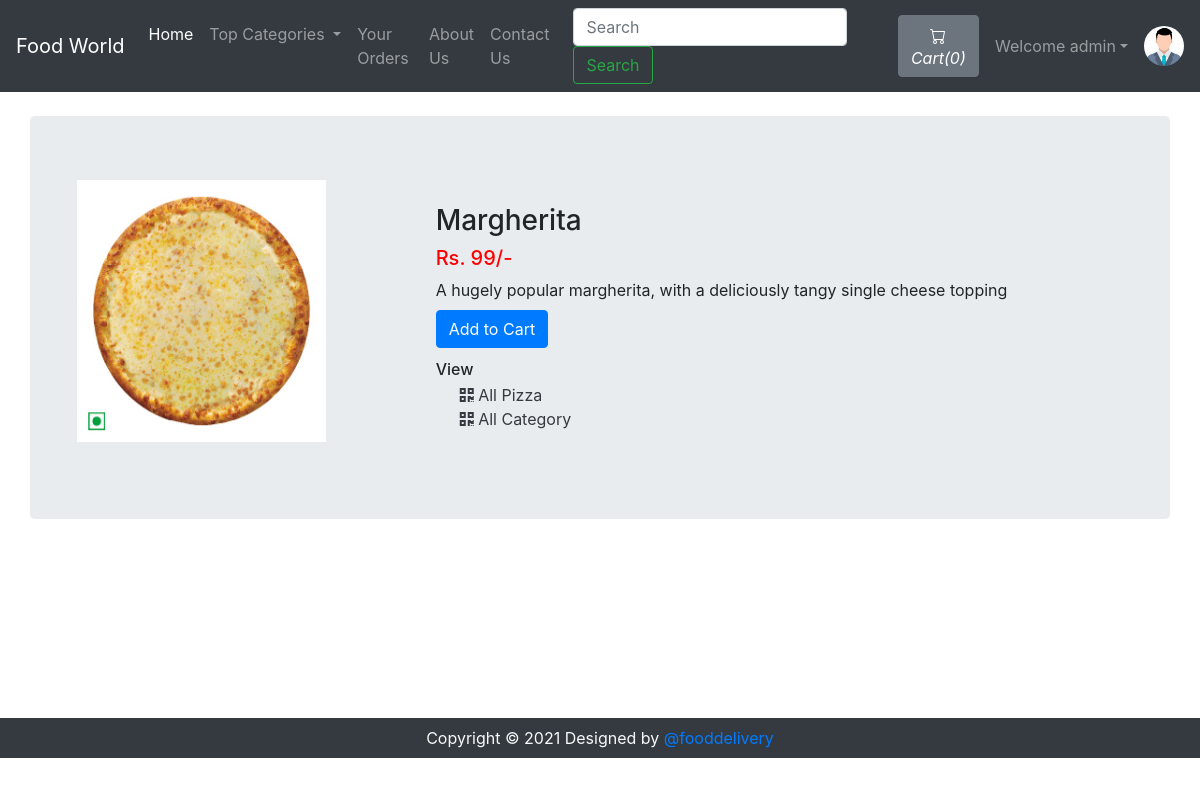
The app's page /viewPizza.php?pizzaid=1 (signed in) with its own data.
### tables this page shows
CREATE TABLE `sitedetail` (
  `tempId` int(11) NOT NULL,
  `systemName` varchar(21) NOT NULL,
  `email` varchar(35) NOT NULL,
  `contact1` bigint(21) NOT NULL,
  `contact2` bigint(21) DEFAULT NULL COMMENT 'Optional',
  `address` text NOT NULL,
  `dateTime` datetime NOT NULL DEFAULT current_timestamp()
);

CREATE TABLE `pizza` (
  `pizzaId` int(12) NOT NULL,
  `pizzaName` varchar(255) NOT NULL,
  `pizzaPrice` int(12) NOT NULL,
  `pizzaDesc` text NOT NULL,
  `pizzaCategorieId` int(12) NOT NULL,
  `pizzaPubDate` datetime NOT NULL DEFAULT current_timestamp()
);

### viewPizza.php (the view, shortened to what this page needs)
<!doctype html>
<html lang="en">
<head>
    <link rel="stylesheet" href="https://stackpath.bootstrapcdn.com/bootstrap/4.4.1/css/bootstrap.min.css">
    <link rel="stylesheet" href="https://use.fontawesome.com/releases/v5.8.2/css/all.css">
</head>
<body>
    <?php include 'partials/_dbconnect.php';?>
    <?php require 'partials/_nav.php' ?>
    <div class="container my-4" id="cont">
        <div class="row jumbotron">
        <?php
            $pizzaId = $_GET['pizzaid'];
            $sql = "SELECT * FROM `pizza` WHERE pizzaId = $pizzaId";
            $result = mysqli_query($conn, $sql);
            $row = mysqli_fetch_assoc($result);
            $pizzaName = $row['pizzaName'];
            $pizzaPrice = $row['pizzaPrice'];
            $pizzaDesc = $row['pizzaDesc'];
            $pizzaCategorieId = $row['pizzaCategorieId'];
        ?>
        <?php
        echo  '<div class="col-md-4">
                <img src="img/pizza-'.$pizzaId. '.jpg" width="249px" height="262px">
            </div>
            <div class="col-md-8 my-4">
                <h3>' . $pizzaName . '</h3>
                <h5 style="color: #ff0000">Rs. '.$pizzaPrice. '/-</h5>
                <p class="mb-0">' .$pizzaDesc .'</p>';
                if($loggedin){
                    $quaSql = "SELECT `itemQuantity` FROM `viewcart` WHERE pizzaId = '$pizzaId' AND `userId`='$userId'";
                    $quaresult = mysqli_query($conn, $quaSql);
                    $quaExistRows = mysqli_num_rows($quaresult);
                    if($quaExistRows == 0) {
                        echo '<form action="partials/_manageCart.php" method="POST">
                              <input type="hidden" name="itemId" value="'.$pizzaId. '">
                              <button type="submit" name="addToCart" class="btn btn-primary my-2">Add to Cart</button>';
                    }else {
                        echo '<a href="viewCart.php"><button class="btn btn-primary my-2">Go to Cart</button></a>';
                    }
                }
                else{
                    echo '<button class="btn btn-primary my-2" data-toggle="modal" data-target="#loginModal">Add to Cart</button>';
                }
                echo '</form>
                <h6 class="my-1"> View </h6>
                <div class="mx-4">
                    <a href="viewPizzaList.php?catid=' . $pizzaCategorieId . '" class="active text-dark">
                    <i class="fas fa-qrcode"></i>
                        <span>All Pizza</span>
                    </a>
                </div>
                <div class="mx-4">
                    <a href="index.php" class="active text-dark">
                    <i class="fas fa-qrcode"></i>
                        <span>All Category</span>
                    </a>
                </div>
            </div>'
        ?>
        </div>
    </div>
    <?php require 'partials/_footer.php' ?>
</body>
</html>

### partials/_nav.php (shortened to what this page needs)
<?php
if(isset($_SESSION['loggedin']) && $_SESSION['loggedin']==true){
  $loggedin= true;
  $userId = $_SESSION['userId'];
  $username = $_SESSION['username'];
}
else{
  $loggedin = false;
  $userId = 0;
}
$sql = "SELECT * FROM `sitedetail`";
$result = mysqli_query($conn, $sql);
$row = mysqli_fetch_assoc($result);
$systemName = $row['systemName'];
if ($systemName == "Pizza World") {
    $systemName = "Food World";
}
echo '<nav class="navbar navbar-expand-lg navbar-dark bg-dark">
      <a class="navbar-brand" href="index.php">'.$systemName.'</a>
      <button class="navbar-toggler" type="button" data-toggle="collapse" data-target="#navbarSupportedContent" aria-controls="navbarSupportedContent" aria-expanded="false" aria-label="Toggle navigation">
        <span class="navbar-toggler-icon"></span>
      </button>
      <div class="collapse navbar-collapse" id="navbarSupportedContent">
        <ul class="navbar-nav mr-auto">
          <li class="nav-item active">
            <a class="nav-link" href="index.php">Home <span class="sr-only">(current)</span></a>
          </li>
          <li class="nav-item dropdown">
            <a class="nav-link dropdown-toggle" href="#" id="navbarDropdown" role="button" data-toggle="dropdown" aria-haspopup="true" aria-expanded="false">
              Top Categories
            </a>
            <div class="dropdown-menu" aria-labelledby="navbarDropdown">';
            echo '</div>
          </li>
          <li class="nav-item">
            <a class="nav-link" href="viewOrder.php">Your Orders</a>
          </li>
          <li class="nav-item">
            <a class="nav-link" href="about.php">About Us</a>
          </li>
          <li class="nav-item">
            <a class="nav-link" href="contact.php">Contact Us</a>
          </li>
        </ul>
        <form method="get" action="/OnlinePizzaDelivery/search.php" class="form-inline my-2 my-lg-0 mx-3">
          <input class="form-control mr-sm-2" type="search" name="search" id="search" placeholder="Search" aria-label="Search" required>
          <button class="btn btn-outline-success my-2 my-sm-0" type="submit">Search</button>
        </form>';
        $countsql = "SELECT SUM(`itemQuantity`) FROM `viewcart` WHERE `userId`=$userId";
        $countresult = mysqli_query($conn, $countsql);
        $countrow = mysqli_fetch_assoc($countresult);
        $count = $countrow['SUM(`itemQuantity`)'];
        if(!$count) {
          $count = 0;
        }
        echo '<a href="viewCart.php"><button type="button" class="btn btn-secondary mx-2" title="MyCart">
          <svg xmlns="img/cart.svg" width="16" height="16" fill="currentColor" class="bi bi-cart" viewBox="0 0 16 16">
            <path d="M0 1.5A.5.5 0 0 1 .5 1H2a.5.5 0 0 1 .485.379L2.89 3H14.5a.5.5 0 0 1 .491.592l-1.5 8A.5.5 0 0 1 13 12H4a.5.5 0 0 1-.491-.408L2.01 3.607 1.61 2H.5a.5.5 0 0 1-.5-.5zM3.102 4l1.313 7h8.17l1.313-7H3.102zM5 12a2 2 0 1 0 0 4 2 2 0 0 0 0-4zm7 0a2 2 0 1 0 0 4 2 2 0 0 0 0-4zm-7 1a1 1 0 1 1 0 2 1 1 0 0 1 0-2zm7 0a1 1 0 1 1 0 2 1 1 0 0 1 0-2z"/>
          </svg>
          <i class="bi bi-cart">Cart(' .$count. ')</i>
        </button></a>';
        if($loggedin){
          echo '<ul class="navbar-nav mr-2">
            <li class="nav-item dropdown">
              <a class="nav-link dropdown-toggle" href="#" id="navbarDropdown" role="button" data-toggle="dropdown"> Welcome ' .$username. '</a>
              <div class="dropdown-menu" aria-labelledby="navbarDropdown">
                <a class="dropdown-item" href="partials/_logout.php">Logout</a>
              </div>
            </li>
          </ul>
          <div class="text-center image-size-small position-relative">
            <a href="viewProfile.php"><img src="img/person-' .$userId. '.jpg" class="rounded-circle" onError="this.src = \'img/profilePic.jpg\'" style="width:40px; height:40px"></a>
          </div>';
        }
        else {
          echo '
          <button type="button" class="btn btn-success mx-2"  data-toggle="modal" data-target="#loginModal">Login</button>
          <button type="button" class="btn btn-success mx-2"  data-toggle="modal" data-target="#signupModal">SignUp</button>';
        }
  echo '</div>
    </nav>';
?>

### viewPizza.php (style rules this page uses)
#cont { min-height : 578px; }

### records on screen
sitedetail: systemName "Food World"
pizza: pizzaName "Margherita", pizzaPrice "99", pizzaDesc "A hugely popular margherita, with a deliciously tangy single cheese topping"

### other values on screen
$count "0"
$username "admin"
